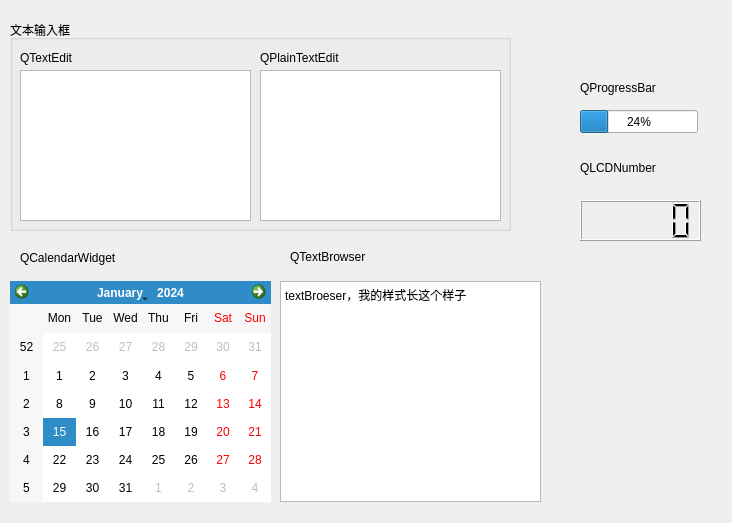
<?xml version="1.0" encoding="UTF-8"?>
<ui version="4.0">
 <class>TextEditGroup</class>
 <widget class="QWidget" name="TextEditGroup">
  <property name="geometry">
   <rect>
    <x>0</x>
    <y>0</y>
    <width>732</width>
    <height>523</height>
   </rect>
  </property>
  <property name="windowTitle">
   <string>Form</string>
  </property>
  <property name="styleSheet">
   <string notr="true">QKeySequenceEdit {
    background-color: pink;
    border: 2px solid #CCCCCC;
    border-radius: 5px;
    padding: 5px 8px;
    font-size: 14px;
    color: red;
}</string>
  </property>
  <widget class="QGroupBox" name="groupBox">
   <property name="geometry">
    <rect>
     <x>10</x>
     <y>20</y>
     <width>501</width>
     <height>211</height>
    </rect>
   </property>
   <property name="title">
    <string>文本输入框</string>
   </property>
   <widget class="QLabel" name="label">
    <property name="geometry">
     <rect>
      <x>10</x>
      <y>30</y>
      <width>54</width>
      <height>16</height>
     </rect>
    </property>
    <property name="text">
     <string>QTextEdit</string>
    </property>
   </widget>
   <widget class="QTextEdit" name="textEdit">
    <property name="geometry">
     <rect>
      <x>10</x>
      <y>50</y>
      <width>231</width>
      <height>151</height>
     </rect>
    </property>
   </widget>
   <widget class="QPlainTextEdit" name="plainTextEdit">
    <property name="geometry">
     <rect>
      <x>250</x>
      <y>50</y>
      <width>241</width>
      <height>151</height>
     </rect>
    </property>
   </widget>
   <widget class="QLabel" name="label_2">
    <property name="geometry">
     <rect>
      <x>250</x>
      <y>30</y>
      <width>81</width>
      <height>16</height>
     </rect>
    </property>
    <property name="text">
     <string>QPlainTextEdit</string>
    </property>
   </widget>
  </widget>
  <widget class="QProgressBar" name="progressBar">
   <property name="geometry">
    <rect>
     <x>580</x>
     <y>110</y>
     <width>118</width>
     <height>23</height>
    </rect>
   </property>
   <property name="value">
    <number>24</number>
   </property>
  </widget>
  <widget class="QLCDNumber" name="lcdNumber">
   <property name="geometry">
    <rect>
     <x>580</x>
     <y>200</y>
     <width>121</width>
     <height>41</height>
    </rect>
   </property>
  </widget>
  <widget class="QLabel" name="label_7">
   <property name="geometry">
    <rect>
     <x>580</x>
     <y>80</y>
     <width>81</width>
     <height>16</height>
    </rect>
   </property>
   <property name="text">
    <string>QProgressBar</string>
   </property>
  </widget>
  <widget class="QLabel" name="label_8">
   <property name="geometry">
    <rect>
     <x>580</x>
     <y>160</y>
     <width>91</width>
     <height>16</height>
    </rect>
   </property>
   <property name="text">
    <string>QLCDNumber</string>
   </property>
  </widget>
  <widget class="QLabel" name="label_3">
   <property name="geometry">
    <rect>
     <x>20</x>
     <y>250</y>
     <width>111</width>
     <height>16</height>
    </rect>
   </property>
   <property name="text">
    <string>QCalendarWidget</string>
   </property>
  </widget>
  <widget class="QCalendarWidget" name="calendarWidget">
   <property name="geometry">
    <rect>
     <x>10</x>
     <y>281</y>
     <width>261</width>
     <height>221</height>
    </rect>
   </property>
  </widget>
  <widget class="QLabel" name="label_4">
   <property name="geometry">
    <rect>
     <x>290</x>
     <y>249</y>
     <width>91</width>
     <height>16</height>
    </rect>
   </property>
   <property name="text">
    <string>QTextBrowser</string>
   </property>
  </widget>
  <widget class="QTextBrowser" name="textBrowser">
   <property name="geometry">
    <rect>
     <x>280</x>
     <y>281</y>
     <width>261</width>
     <height>221</height>
    </rect>
   </property>
   <property name="html">
    <string>&lt;!DOCTYPE HTML PUBLIC &quot;-//W3C//DTD HTML 4.0//EN&quot; &quot;http://www.w3.org/TR/REC-html40/strict.dtd&quot;&gt;
&lt;html&gt;&lt;head&gt;&lt;meta name=&quot;qrichtext&quot; content=&quot;1&quot; /&gt;&lt;meta charset=&quot;utf-8&quot; /&gt;&lt;style type=&quot;text/css&quot;&gt;
p, li { white-space: pre-wrap; }
hr { height: 1px; border-width: 0; }
li.unchecked::marker { content: &quot;\2610&quot;; }
li.checked::marker { content: &quot;\2612&quot;; }
&lt;/style&gt;&lt;/head&gt;&lt;body style=&quot; font-family:'Microsoft YaHei UI'; font-size:9pt; font-weight:400; font-style:normal;&quot;&gt;
&lt;p style=&quot; margin-top:0px; margin-bottom:0px; margin-left:0px; margin-right:0px; -qt-block-indent:0; text-indent:0px;&quot;&gt;textBroeser，我的样式长这个样子&lt;/p&gt;&lt;/body&gt;&lt;/html&gt;</string>
   </property>
  </widget>
 </widget>
 <resources/>
 <connections/>
</ui>
